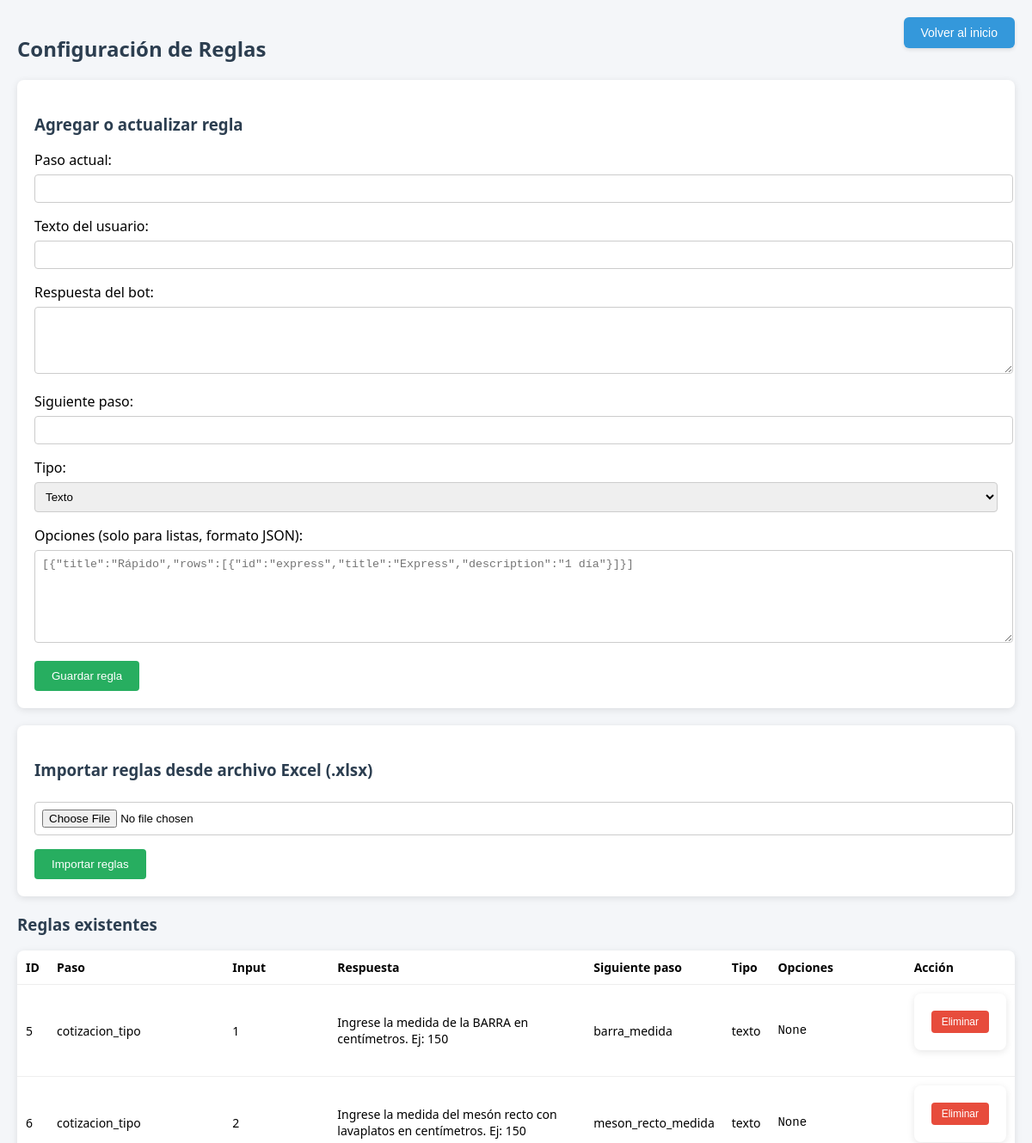
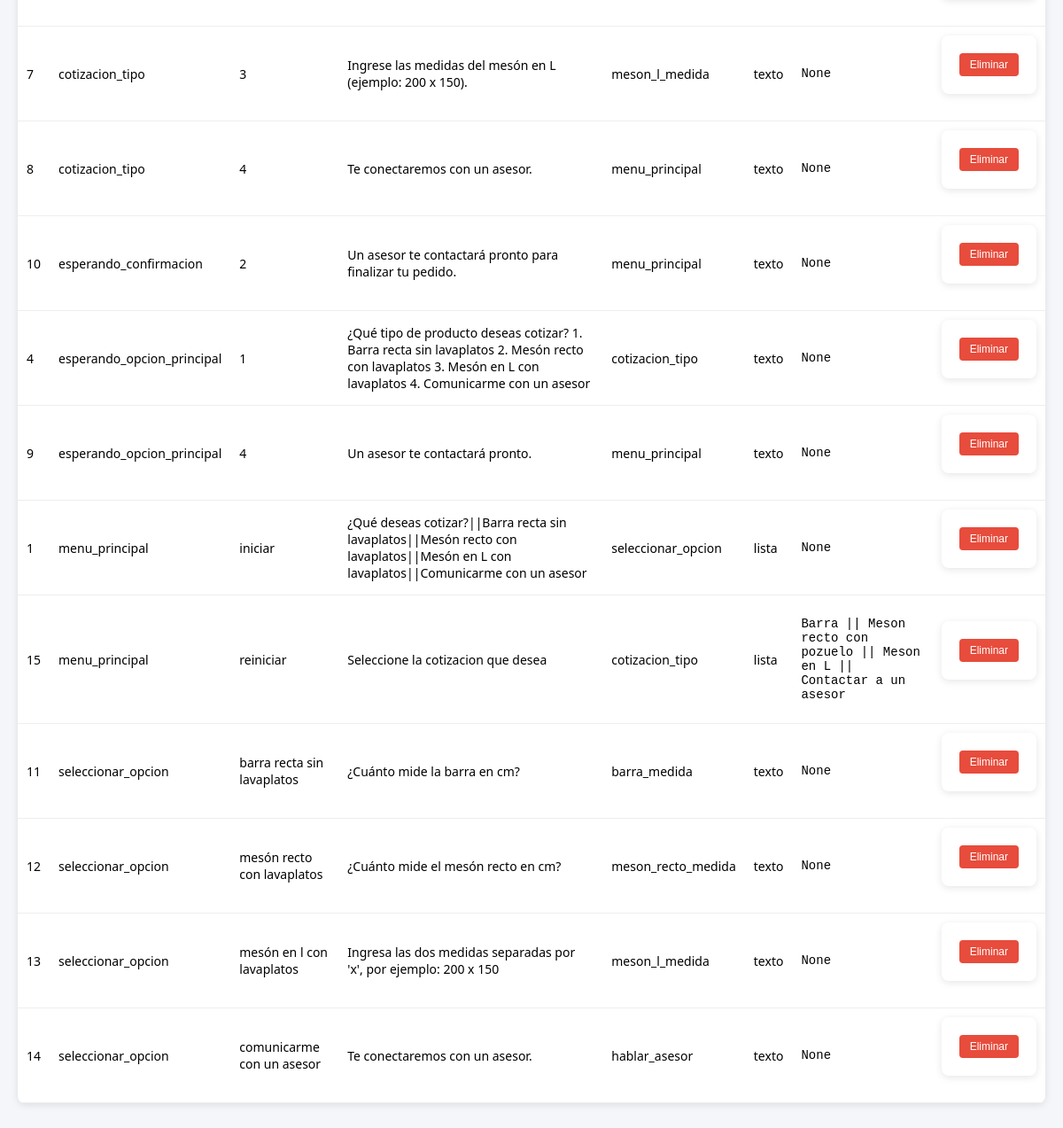
Page /configuracion (signed in) on the committed database (2 pictures, top to bottom).
### tables this page shows
CREATE TABLE reglas (
            id INTEGER PRIMARY KEY AUTOINCREMENT,
            step TEXT NOT NULL,
            input_text TEXT NOT NULL,
            respuesta TEXT NOT NULL,
            siguiente_step TEXT,
            tipo TEXT DEFAULT 'texto'
        , opciones TEXT);

### routes/configuracion.py (the view, shortened to what this page needs)
@config_bp.route('/configuracion', methods=['GET', 'POST'])
def configuracion():
    if "user" not in session or session["rol"] != "admin":
        return redirect(url_for("auth.login"))
    conn = sqlite3.connect(Config.DB_PATH)
    c = conn.cursor()
    c.execute("SELECT * FROM reglas ORDER BY step, id")
    reglas = c.fetchall()
    conn.close()
    return render_template('configuracion.html', reglas=reglas)

### templates/configuracion.html (shortened to what this page needs)
<!DOCTYPE html>
<html lang="es">
<head>
</head>
<body>
    <h2>Configuración de Reglas</h2>
    <form method="POST">
        <h3>Agregar o actualizar regla</h3>
        <label for="step">Paso actual:</label>
        <input type="text" id="step" name="step" required>
        <label for="input_text">Texto del usuario:</label>
        <input type="text" id="input_text" name="input_text" required>
        <label for="respuesta">Respuesta del bot:</label>
        <textarea id="respuesta" name="respuesta" rows="4" required></textarea>
        <label for="siguiente_step">Siguiente paso:</label>
        <input type="text" id="siguiente_step" name="siguiente_step">
        <label for="tipo">Tipo:</label>
        <select name="tipo" class="form-control">
            <option value="texto">Texto</option>
        </select>
        <label for="opciones">Opciones (solo para listas, formato JSON):</label><br>
        <textarea name="opciones" rows="6" cols="60" placeholder='[{"title":"Rápido","rows":[{"id":"express","title":"Express","description":"1 día"}]}]'></textarea>
        <button type="submit">Guardar regla</button>
    </form>
    <form method="POST" enctype="multipart/form-data">
        <h3>Importar reglas desde archivo Excel (.xlsx)</h3>
        <input type="file" name="archivo" accept=".xlsx" required>
        <button type="submit">Importar reglas</button>
    </form>
<div style="position: absolute; top: 20px; right: 20px;">
    <a href="{{ url_for('chat.index') }}">
        <button style="
            background-color: #3498db;
            color: white;
            border: none;
            border-radius: 6px;
            padding: 10px 20px;
            font-size: 14px;
            cursor: pointer;
            box-shadow: 0 2px 4px rgba(0,0,0,0.1);
        ">
            Volver al inicio
        </button>
    </a>
</div>
    <h3>Reglas existentes</h3>
    <table>
        <tr>
            <th>ID</th>
            <th>Paso</th>
            <th>Input</th>
            <th>Respuesta</th>
            <th>Siguiente paso</th>
            <th>Tipo</th>
            <th>Opciones</th>
            <th>Acción</th>
        </tr>
        {% for regla in reglas %}
        <tr>
            <td>{{ regla[0] }}</td>
            <td>{{ regla[1] }}</td>
            <td>{{ regla[2] }}</td>
            <td>{{ regla[3] }}</td>
            <td>{{ regla[4] or '-' }}</td>
            <td>{{ regla[5] }}</td>
            <td><pre style="white-space: pre-wrap;">{{ regla[6] }}</pre></td>
            <td>
                <form method="POST" action="{{ url_for('configuracion.eliminar_regla', regla_id=regla[0]) }}">
                    <button class="delete-btn" type="submit">Eliminar</button>
                </form>
            </td>
        </tr>
        {% endfor %}
    </table>
</body>
</html>

### templates/configuracion.html (style rules this page uses)
body { font-family: 'Segoe UI', sans-serif; background-color: #f4f6f9; margin: 0; padding: 20px; }
h2, h3 { color: #2c3e50; }
form, table { background-color: white; border-radius: 8px; padding: 20px; margin-bottom: 20px; box-shadow: 0 2px 8px rgba(0,0,0,0.1); }
input, select, textarea { width: 100%; padding: 8px; margin-top: 6px; margin-bottom: 16px; border: 1px solid #ccc; border-radius: 4px; }
button { background-color: #27ae60; color: white; padding: 10px 20px; border: none; border-radius: 4px; cursor: pointer; }
table { width: 100%; border-collapse: collapse; font-size: 14px; }
table th, table td { text-align: left; padding: 10px; border-bottom: 1px solid #eee; }
.delete-btn { background-color: #e74c3c; color: white; padding: 6px 12px; border: none; border-radius: 4px; cursor: pointer; font-size: 12px; }

### rows in the picture
reglas: id "5", step "cotizacion_tipo", input_text "1", respuesta "Ingrese la medida de la BARRA en centímetros. Ej: 150", siguiente_step "barra_medida", tipo "texto", regla "None"
reglas: id "6", step "cotizacion_tipo", input_text "2", respuesta "Ingrese la medida del mesón recto con lavaplatos en centímetros. Ej: 150", siguiente_step "meson_recto_medida", tipo "texto", regla "None"
reglas: id "7", step "cotizacion_tipo", input_text "3", respuesta "Ingrese las medidas del mesón en L (ejemplo: 200 x 150).", siguiente_step "meson_l_medida", tipo "texto", regla "None"
reglas: id "8", step "cotizacion_tipo", input_text "4", respuesta "Te conectaremos con un asesor.", siguiente_step "menu_principal", tipo "texto", regla "None"
reglas: id "10", step "esperando_confirmacion", input_text "2", respuesta "Un asesor te contactará pronto para finalizar tu pedido.", siguiente_step "menu_principal", tipo "texto", regla "None"
reglas: id "4", step "esperando_opcion_principal", input_text "1", respuesta "¿Qué tipo de producto deseas cotizar? 1. Barra recta sin lavaplatos 2. Mesón recto con lavaplatos 3. Mesón en L con lavaplatos 4. Comunicarme con un asesor", siguiente_step "cotizacion_tipo", tipo "texto", regla "None"
reglas: id "9", step "esperando_opcion_principal", input_text "4", respuesta "Un asesor te contactará pronto.", siguiente_step "menu_principal", tipo "texto", regla "None"
reglas: id "1", step "menu_principal", input_text "iniciar", respuesta "¿Qué deseas cotizar?||Barra recta sin lavaplatos||Mesón recto con lavaplatos||Mesón en L con lavaplatos||Comunicarme con un asesor", siguiente_step "seleccionar_opcion", tipo "lista", regla "None"
reglas: id "15", step "menu_principal", input_text "reiniciar", respuesta "Seleccione la cotizacion que desea", siguiente_step "cotizacion_tipo", tipo "lista", opciones "Barra || Meson recto con pozuelo || Meson en L || Contactar a un asesor"
reglas: id "11", step "seleccionar_opcion", input_text "barra recta sin lavaplatos", respuesta "¿Cuánto mide la barra en cm?", siguiente_step "barra_medida", tipo "texto", regla "None"
reglas: id "12", step "seleccionar_opcion", input_text "mesón recto con lavaplatos", respuesta "¿Cuánto mide el mesón recto en cm?", siguiente_step "meson_recto_medida", tipo "texto", regla "None"
reglas: id "13", step "seleccionar_opcion", input_text "mesón en l con lavaplatos", respuesta "Ingresa las dos medidas separadas por 'x', por ejemplo: 200 x 150", siguiente_step "meson_l_medida", tipo "texto", regla "None"
reglas: id "14", step "seleccionar_opcion", input_text "comunicarme con un asesor", respuesta "Te conectaremos con un asesor.", siguiente_step "hablar_asesor", tipo "texto", regla "None"
